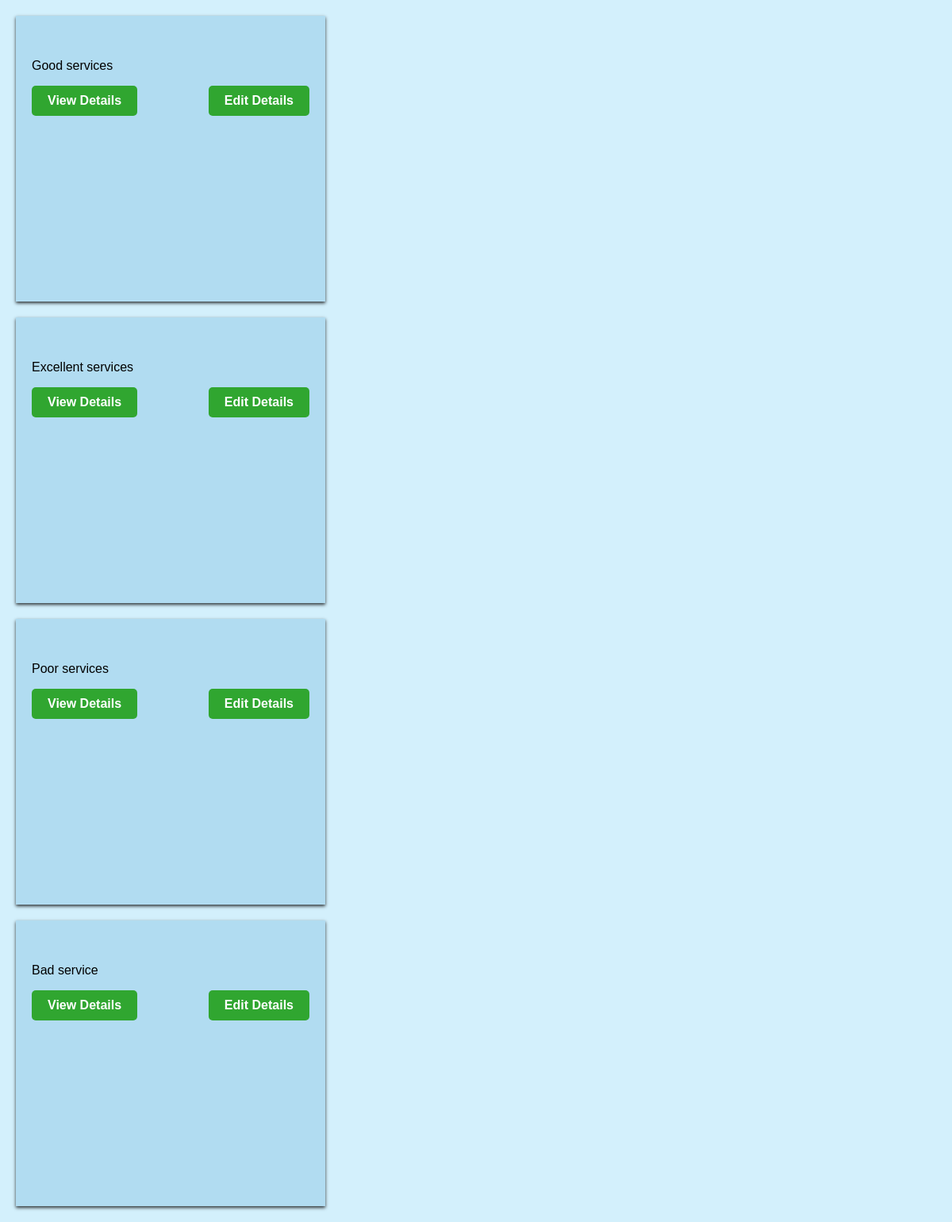
/reviews/reviews/list/, run on the app's committed database.
### reviews/models.py (models this page shows, shortened)
class Reviews(models.Model):
    review_name = models.CharField(max_length=32)

### reviews/views.py (the view)
# urls.py: path("reviews/list/",reviews_list_view,name ="reviews_list_view"),
def reviews_list_view(request):
    reviews = Reviews.objects.all()
    return render(request,"reviews/reviews_list.html",{"reviews": reviews})

### templates/reviews/reviews_list.html (shortened to what this page needs)
<!DOCTYPE html>
<html lang="en">
<head>
    </head>
    <body>
<div class="review-container">
        {% for review in reviews %}
        <div class="product">
            <p class="review-title"> {{review.review_name}}</p>
            <div class="product-buttons">
                <a href="{% url 'reviews_details_view' id=review.id %}">View Details</a>
                <a href="{% url 'reviews_update_view' id=review.id %}" class="edit">Edit Details</a>
        </div>
        </div>
        {% endfor%}
    </div>
</body>
</html>

### templates/reviews/reviews_list.html (style rules this page uses)
body { background-color: #d3f0fc; font-family: Arial, sans-serif; margin: 0; padding: 0; }
.product { border:none; width: 350px; height: 40vh; background-color: rgb(177, 220, 241); box-shadow: 0 2px 4px rgb(0.2, 0.2, 0.2, 0.8); margin: 20px; padding: 20px; justify-content: center; }
.product-buttons { display: flex; justify-content: space-between; }
.product-buttons a { padding: 10px 20px; text-decoration: none; border-radius: 5px; background-color: rgb(48, 166, 48); color: white; font-weight: 600; }

### data on the page
Reviews: review_name "Good services"
Reviews: review_name "Excellent services"
Reviews: review_name "Poor services"
Reviews: review_name "Bad service"
